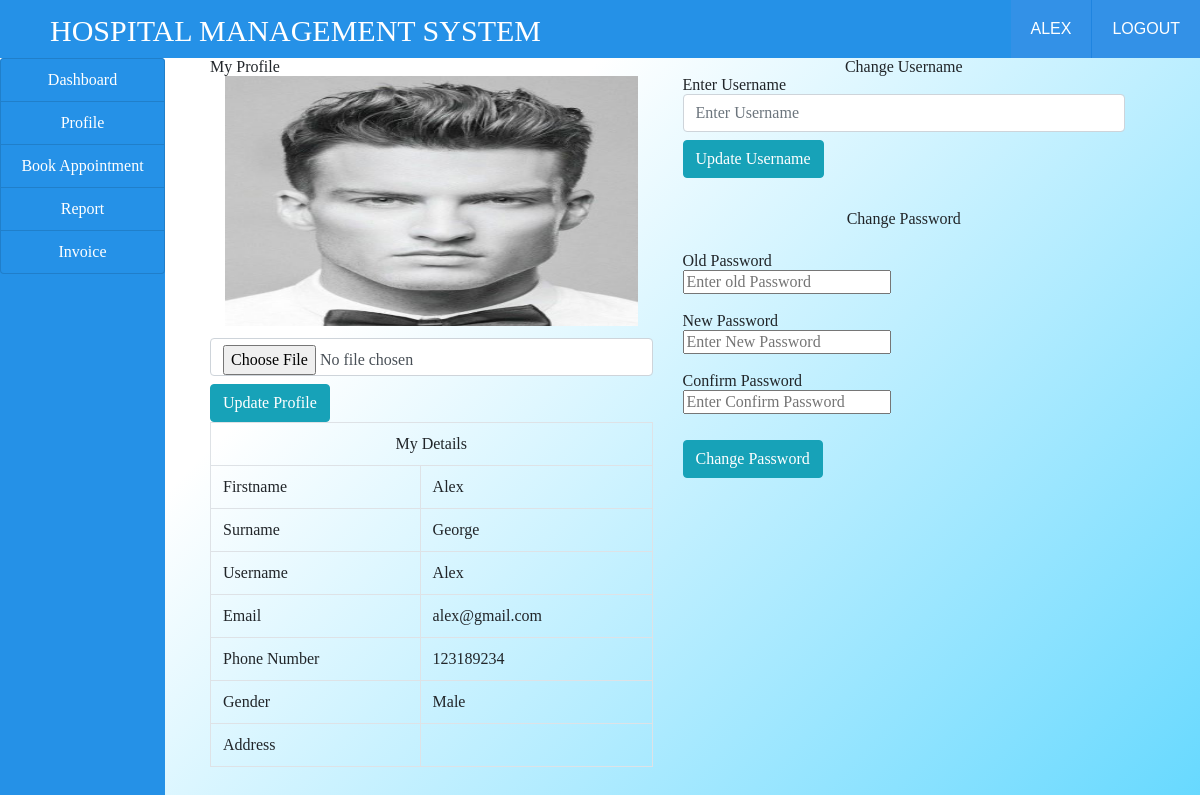
Page /profilepatient.php (signed in) on the committed database.
### tables this page shows
CREATE TABLE `patient` (
  `id` int(100) NOT NULL,
  `firstname` varchar(100) NOT NULL,
  `surname` varchar(100) NOT NULL,
  `username` varchar(100) NOT NULL,
  `email` varchar(100) NOT NULL,
  `phone` varchar(10) NOT NULL,
  `gender` varchar(100) NOT NULL,
  `country` varchar(100) NOT NULL,
  `password` varchar(100) NOT NULL,
  `date_reg` varchar(100) NOT NULL,
  `profile` varchar(100) NOT NULL
);

### profilepatient.php (the view, shortened to what this page needs)
<!DOCTYPE html>
<html>
<head>
</head>
<body>
<?php
include("link.php");
include("ribbon.php");
include("connection.php");
?>
<div class="container-fluid" style="background: linear-gradient(to bottom right, #ffffff 25%, #33ccff 100%);">
	<div class="col-md-12">
		<div class="row">
			<div class="col-md-2" style="margin-left:-30px;">
				<?php
				include("sidenavpatient.php");
				$patient= $_SESSION['patient'];
				$query = "SELECT * FROM patient WHERE username='$patient'";
				$res = mysqli_query($conn,$query);
				$row = mysqli_fetch_array($res);
				?>
			</div>
			<div class="col-md-10" >
				<div class="col-md-12">
					<div class="row">
						<div class="col-md-6">
							<h5> My Profile </h5>
							<form method="post" enctype="multipart/form-data">
								<?php
								echo "<img src='img/".$row['profile']."' class='col-md-12' style='height:250px;'>";
								?>
								<input type="file" name="img" class="form-control my-2" >
								<input type="submit" name="upload" class="btn btn-info" value="Update Profile">
							</form>
							<table class="table table-bordered">
								<tr>
									<th colspan="2" class="text-center"> My Details</th>
								</tr>
								<tr>
									<td>Firstname</td>
									<td><?php echo $row['firstname'];?></td>
								</tr>
								<tr>
									<td>Surname</td>
									<td><?php echo $row['surname'];?></td>
								</tr>
								<tr>
									<td>Username</td>
									<td><?php echo $row['username'];?></td>
								</tr>
								<tr>
									<td>Email</td>
									<td><?php echo $row['email'];?></td>
								</tr>
								<tr>
									<td>Phone Number</td>
									<td><?php echo $row['phone'];?></td>
								</tr>
								<tr>
									<td>Gender</td>
									<td><?php echo $row['gender'];?></td>
								</tr>
								<tr>
									<td>Address</td>
									<td><?php echo $row['address'];?></td>
								</tr>
							</table>
						</div>
						<div class="col-md-6">
							<h5 class="text-center">Change Username</h5>
							<form method="post">
								<label>Enter Username</label><br>
								<input type="text" name="uname" class="form-control" autocomplete="off" placeholder="Enter Username">
								<input type="submit" name="update" class="btn btn-info my-2" value="Update Username">
							</form>
							<h5 class="my-4 text-center">Change Password</h5>
							<form method="post">
								<label>Old Password</label><br>
								<input type="password" name="old_pass" class="form_control" autocomplete="off" placeholder="Enter old Password"><br><br>
								<label>New Password</label><br>
								<input type="password" name="new_pass" class="form_control" autocomplete="off" placeholder="Enter New Password"><br><br>
								<label>Confirm Password</label><br>
								<input type="password" name="con_pass" class="form_control" autocomplete="off" placeholder="Enter Confirm Password"><br><br>
								<input type="submit" name="change" class="btn btn-info my-2" value="Change Password">
							</form>
						</div>
					</div>
				</div>
			</div>
		</div>
	</div>
</div>
</body>
</html>

### css/style.css (style rules this page uses)
html,body,div,span,applet,object,iframe,h1,h2,h3,h4,h5,h6,p,blockquote,pre,a,abbr,acronym,address,big,cite,code,del,dfn,em,img,ins,kbd,q,s,samp,small,strike,strong,sub,sup,tt,var,b,u,i,dl,dt,dd,ol,nav ul,nav li,fieldset,form,label,legend,table,caption,tbody,tfoot,thead,tr,th,td,article,aside,canvas,details,embed,figure,figcaption,footer,header,hgroup,menu,nav,output,ruby,section,summary,time,mark,audio,video { margin:0;padding:0;border:0;font-size:100%;font:inherit;vertical-align:baseline; }
table { border-collapse:collapse;border-spacing:0; }
img { max-width:100%; }
body { background:#F8FBFB; }

### rows in the picture
patient: profile (picture), firstname "Alex", surname "George", username "Alex", email "alex@gmail.com", phone "123189234", gender "Male"

### other values in the picture
$user "ALEX"
